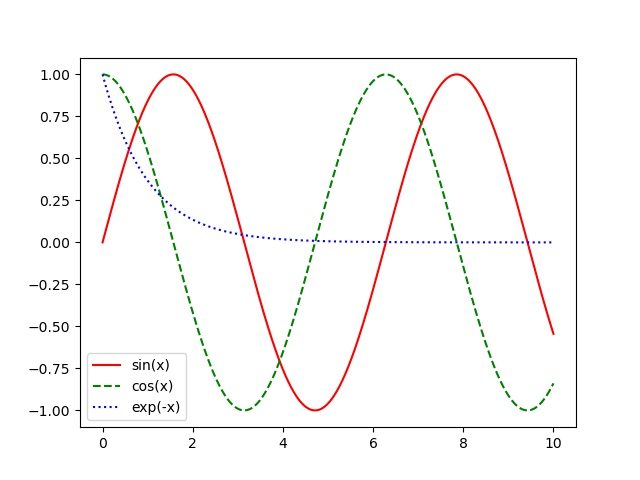

Source code (Python):
# EXERCISE 9.1
# -----------------------------------------------
print('Exercise 9.1')
print('------------')

import numpy as np
import matplotlib.pyplot as plt
import math


x = np.arange(0,10.01,0.01)
y1 = np.sin(x)
y2 = np.cos(x)
y3 = np.exp(-x)

plt.plot(x,y1,color='r',label='sin(x)',linestyle='solid')
plt.plot(x,y2,color='g',label='cos(x)',linestyle='dashed')
plt.plot(x,y3,color='b',label='exp(-x)',linestyle='dotted')
plt.legend()
plt.savefig('plot.jpg')

print('Plot saved to plot.jpg!')
